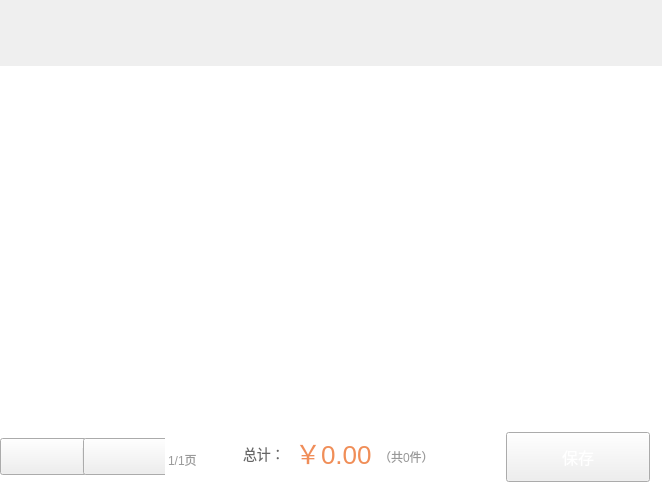
<?xml version="1.0" encoding="UTF-8"?>
<ui version="4.0">
 <class>CheckOrderGoodsWidget</class>
 <widget class="QWidget" name="CheckOrderGoodsWidget">
  <property name="geometry">
   <rect>
    <x>0</x>
    <y>0</y>
    <width>662</width>
    <height>494</height>
   </rect>
  </property>
  <property name="windowTitle">
   <string>Form</string>
  </property>
  <layout class="QVBoxLayout" name="verticalLayout">
   <property name="spacing">
    <number>0</number>
   </property>
   <property name="leftMargin">
    <number>0</number>
   </property>
   <property name="topMargin">
    <number>0</number>
   </property>
   <property name="rightMargin">
    <number>0</number>
   </property>
   <property name="bottomMargin">
    <number>0</number>
   </property>
   <item>
    <widget class="QWidget" name="sortWidget" native="true">
     <property name="minimumSize">
      <size>
       <width>0</width>
       <height>38</height>
      </size>
     </property>
     <property name="maximumSize">
      <size>
       <width>16777215</width>
       <height>38</height>
      </size>
     </property>
     <layout class="QHBoxLayout" name="horizontalLayout">
      <property name="spacing">
       <number>15</number>
      </property>
      <property name="leftMargin">
       <number>11</number>
      </property>
      <property name="topMargin">
       <number>0</number>
      </property>
      <property name="rightMargin">
       <number>0</number>
      </property>
      <property name="bottomMargin">
       <number>0</number>
      </property>
      <item>
       <widget class="CheckOrderGoodsSortWidget" name="sortByPriceWidget" native="true">
        <property name="minimumSize">
         <size>
          <width>60</width>
          <height>0</height>
         </size>
        </property>
        <property name="maximumSize">
         <size>
          <width>60</width>
          <height>16777215</height>
         </size>
        </property>
       </widget>
      </item>
      <item>
       <widget class="CheckOrderGoodsSortWidget" name="sortByNumWidget" native="true">
        <property name="minimumSize">
         <size>
          <width>60</width>
          <height>0</height>
         </size>
        </property>
        <property name="maximumSize">
         <size>
          <width>60</width>
          <height>16777215</height>
         </size>
        </property>
       </widget>
      </item>
      <item>
       <spacer name="horizontalSpacer">
        <property name="orientation">
         <enum>Qt::Horizontal</enum>
        </property>
        <property name="sizeHint" stdset="0">
         <size>
          <width>40</width>
          <height>20</height>
         </size>
        </property>
       </spacer>
      </item>
     </layout>
    </widget>
   </item>
   <item>
    <widget class="CheckOrderGoodsTitleWidget" name="titleWidget" native="true">
     <property name="minimumSize">
      <size>
       <width>0</width>
       <height>28</height>
      </size>
     </property>
     <property name="maximumSize">
      <size>
       <width>16777215</width>
       <height>28</height>
      </size>
     </property>
    </widget>
   </item>
   <item>
    <widget class="CheckOrderGoodsListView" name="listView">
     <property name="styleSheet">
      <string notr="true">QListView{
border:none;
}</string>
     </property>
    </widget>
   </item>
   <item>
    <widget class="QWidget" name="bottomWidget" native="true">
     <property name="minimumSize">
      <size>
       <width>0</width>
       <height>74</height>
      </size>
     </property>
     <property name="maximumSize">
      <size>
       <width>16777215</width>
       <height>74</height>
      </size>
     </property>
     <property name="styleSheet">
      <string notr="true">QWidget#bottomWidget{
	background-color:#ffffff;
}</string>
     </property>
     <layout class="QHBoxLayout" name="horizontalLayout_4">
      <property name="spacing">
       <number>0</number>
      </property>
      <property name="leftMargin">
       <number>0</number>
      </property>
      <property name="topMargin">
       <number>0</number>
      </property>
      <property name="rightMargin">
       <number>12</number>
      </property>
      <property name="bottomMargin">
       <number>0</number>
      </property>
      <item>
       <widget class="QWidget" name="leftWidget" native="true">
        <property name="minimumSize">
         <size>
          <width>200</width>
          <height>0</height>
         </size>
        </property>
        <property name="maximumSize">
         <size>
          <width>200</width>
          <height>16777215</height>
         </size>
        </property>
        <layout class="QHBoxLayout" name="horizontalLayout_2">
         <property name="spacing">
          <number>0</number>
         </property>
         <property name="leftMargin">
          <number>0</number>
         </property>
         <property name="topMargin">
          <number>0</number>
         </property>
         <property name="rightMargin">
          <number>0</number>
         </property>
         <property name="bottomMargin">
          <number>0</number>
         </property>
         <item>
          <spacer name="horizontalSpacer_2">
           <property name="orientation">
            <enum>Qt::Horizontal</enum>
           </property>
           <property name="sizeHint" stdset="0">
            <size>
             <width>40</width>
             <height>20</height>
            </size>
           </property>
          </spacer>
         </item>
         <item>
          <widget class="QWidget" name="widget_4" native="true">
           <layout class="QHBoxLayout" name="horizontalLayout_3">
            <property name="spacing">
             <number>0</number>
            </property>
            <property name="leftMargin">
             <number>0</number>
            </property>
            <property name="topMargin">
             <number>0</number>
            </property>
            <property name="rightMargin">
             <number>0</number>
            </property>
            <property name="bottomMargin">
             <number>0</number>
            </property>
            <item>
             <widget class="QPushButton" name="lastPageButton">
              <property name="minimumSize">
               <size>
                <width>87</width>
                <height>37</height>
               </size>
              </property>
              <property name="maximumSize">
               <size>
                <width>87</width>
                <height>37</height>
               </size>
              </property>
              <property name="styleSheet">
               <string notr="true">QPushButton
{
	border-image: url(:/saleImage/btn-up-nomal.png);
}

QPushButton:pressed
{
	border-image: url(:/saleImage/btn-up-pess.png);
}

QPushButton:disabled
{
border-image: url(:/saleImage/btn-up-disable.png);
}</string>
              </property>
              <property name="text">
               <string/>
              </property>
             </widget>
            </item>
            <item>
             <widget class="QWidget" name="widget_3" native="true">
              <property name="minimumSize">
               <size>
                <width>1</width>
                <height>18</height>
               </size>
              </property>
              <property name="maximumSize">
               <size>
                <width>1</width>
                <height>18</height>
               </size>
              </property>
              <property name="styleSheet">
               <string notr="true">border: 1px solid #ededed;</string>
              </property>
             </widget>
            </item>
            <item>
             <widget class="QPushButton" name="nextPageButton">
              <property name="minimumSize">
               <size>
                <width>87</width>
                <height>37</height>
               </size>
              </property>
              <property name="maximumSize">
               <size>
                <width>87</width>
                <height>37</height>
               </size>
              </property>
              <property name="styleSheet">
               <string notr="true">QPushButton{
	border-image: url(:/saleImage/btn-down-nomal.png);
}

QPushButton:pressed{
	border-image: url(:/saleImage/btn-down-pess.png);
}

QPushButton:disabled{
	border-image: url(:/saleImage/btn-down-disabled.png);
}</string>
              </property>
              <property name="text">
               <string/>
              </property>
             </widget>
            </item>
           </layout>
          </widget>
         </item>
         <item>
          <spacer name="horizontalSpacer_3">
           <property name="orientation">
            <enum>Qt::Horizontal</enum>
           </property>
           <property name="sizeHint" stdset="0">
            <size>
             <width>40</width>
             <height>20</height>
            </size>
           </property>
          </spacer>
         </item>
         <item>
          <widget class="QLabel" name="pageLabel">
           <property name="styleSheet">
            <string notr="true">font-size:12px;
color:#999999;
font-family:&quot;微软雅黑&quot;;
padding-top:6px;</string>
           </property>
           <property name="text">
            <string>1/1页</string>
           </property>
          </widget>
         </item>
        </layout>
       </widget>
      </item>
      <item>
       <widget class="QWidget" name="rightWidget" native="true">
        <layout class="QHBoxLayout" name="horizontalLayout_5">
         <property name="spacing">
          <number>0</number>
         </property>
         <property name="leftMargin">
          <number>0</number>
         </property>
         <property name="topMargin">
          <number>0</number>
         </property>
         <property name="rightMargin">
          <number>0</number>
         </property>
         <property name="bottomMargin">
          <number>0</number>
         </property>
         <item>
          <spacer name="horizontalSpacer_4">
           <property name="orientation">
            <enum>Qt::Horizontal</enum>
           </property>
           <property name="sizeHint" stdset="0">
            <size>
             <width>40</width>
             <height>20</height>
            </size>
           </property>
          </spacer>
         </item>
         <item>
          <widget class="QLabel" name="label">
           <property name="styleSheet">
            <string notr="true">font-size:14px;
color:#666666;
font-family:&quot;微软雅黑&quot;;
padding-bottom:6px;</string>
           </property>
           <property name="text">
            <string>总计：</string>
           </property>
          </widget>
         </item>
         <item>
          <widget class="QLabel" name="sumPriceLabel">
           <property name="styleSheet">
            <string notr="true">font-size:26px;
color:#f08e58;
font-family:&quot;微软雅黑&quot;;
padding-bottom:9px;</string>
           </property>
           <property name="text">
            <string>￥0.00</string>
           </property>
          </widget>
         </item>
         <item>
          <widget class="QLabel" name="sumNumberLabel">
           <property name="styleSheet">
            <string notr="true">font-size:12px;
color:#999999;
font-family:&quot;微软雅黑&quot;;</string>
           </property>
           <property name="text">
            <string>（共0件）</string>
           </property>
          </widget>
         </item>
        </layout>
       </widget>
      </item>
      <item>
       <spacer name="horizontalSpacer_5">
        <property name="orientation">
         <enum>Qt::Horizontal</enum>
        </property>
        <property name="sizeHint" stdset="0">
         <size>
          <width>40</width>
          <height>20</height>
         </size>
        </property>
       </spacer>
      </item>
      <item>
       <widget class="QPushButton" name="confirmButton">
        <property name="minimumSize">
         <size>
          <width>144</width>
          <height>50</height>
         </size>
        </property>
        <property name="maximumSize">
         <size>
          <width>144</width>
          <height>50</height>
         </size>
        </property>
        <property name="styleSheet">
         <string notr="true">QPushButton{
	font-size:16px;
	color:#ffffff;
	font-family:&quot;微软雅黑&quot;;	
	border-image: url(:/orderGoodsImage/orangeRect.png);
}

QPushButton:pressed{
	border-image: url(:/orderGoodsImage/orangeRect_press.png);
}
</string>
        </property>
        <property name="text">
         <string>保存</string>
        </property>
       </widget>
      </item>
     </layout>
    </widget>
   </item>
  </layout>
 </widget>
 <customwidgets>
  <customwidget>
   <class>CheckOrderGoodsSortWidget</class>
   <extends>QWidget</extends>
   <header>CheckOrderGoodsSortWidget.h</header>
   <container>1</container>
  </customwidget>
  <customwidget>
   <class>CheckOrderGoodsTitleWidget</class>
   <extends>QWidget</extends>
   <header>CheckOrderGoodsTitleWidget.h</header>
   <container>1</container>
  </customwidget>
  <customwidget>
   <class>CheckOrderGoodsListView</class>
   <extends>QListView</extends>
   <header>CheckOrderGoodsListView.h</header>
  </customwidget>
 </customwidgets>
 <resources/>
 <connections/>
</ui>
